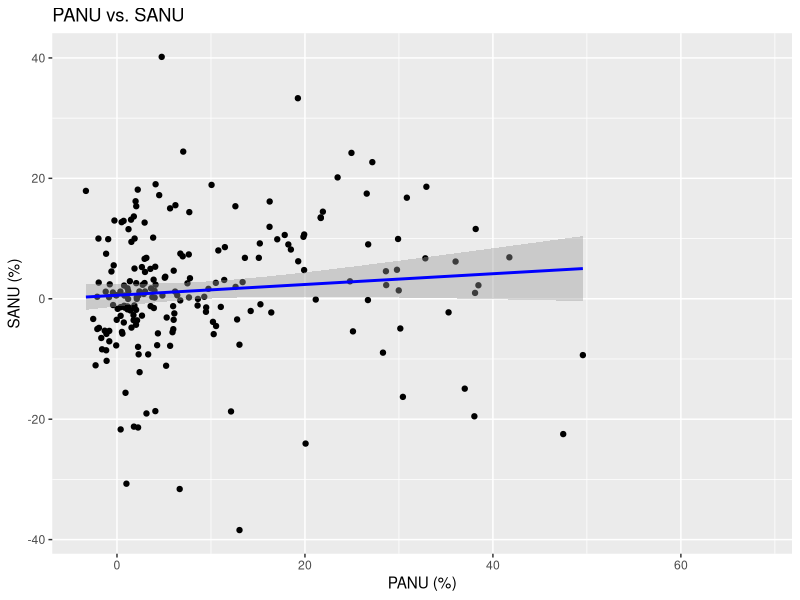
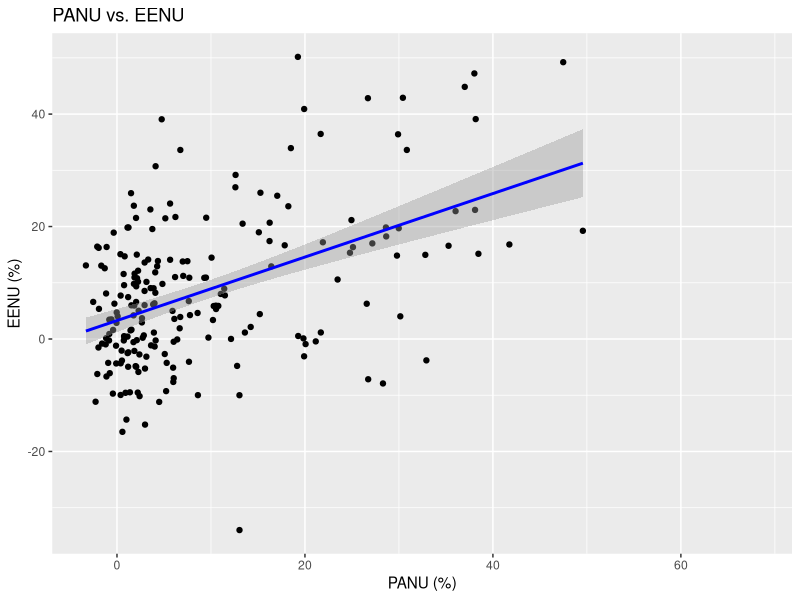
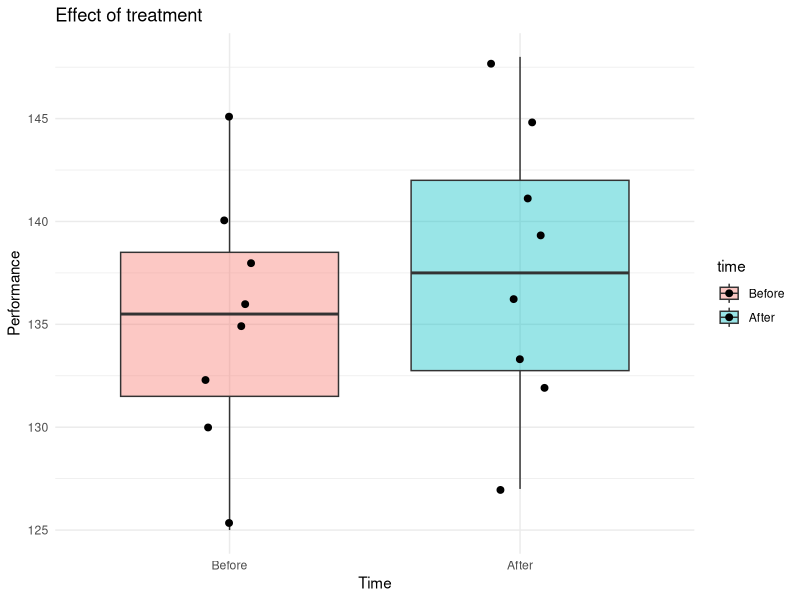
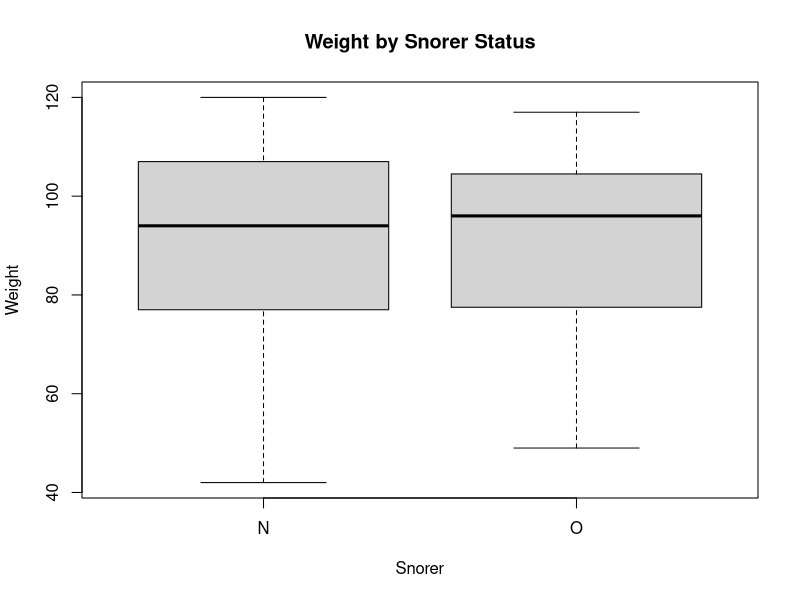
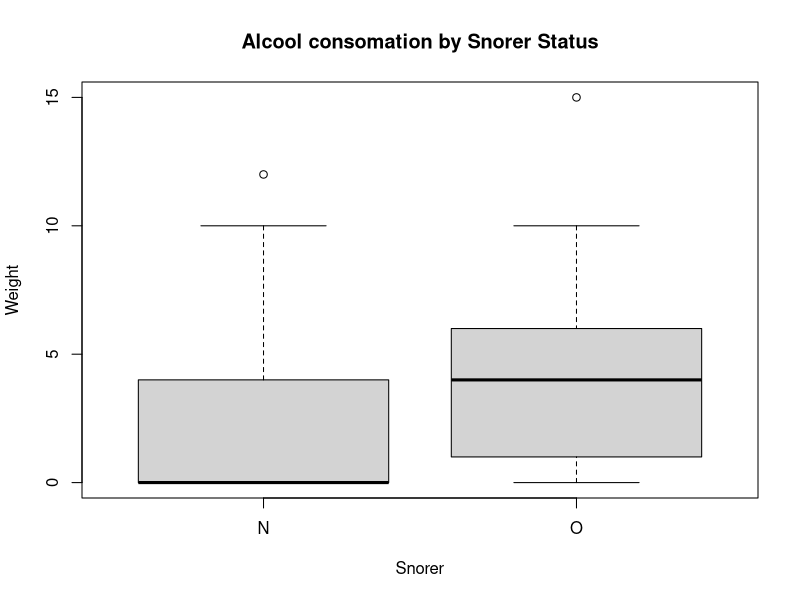
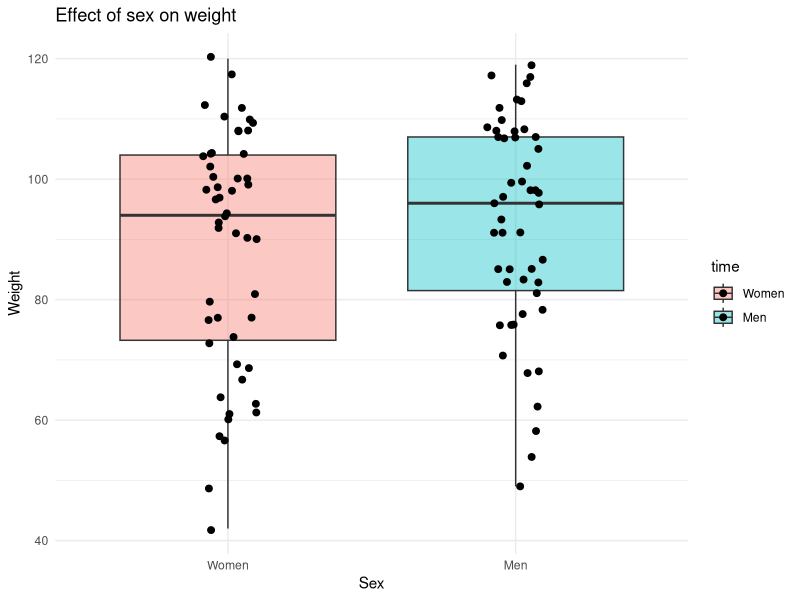

Source code (R) for these figures, in order:
## ---- chunk 1
nonuse <- read.csv("data/test_data/NonUse.csv", sep=",", header=TRUE)
head(nonuse)
summary(nonuse)
## ---- chunk 2
cor.test(nonuse$PANU, nonuse$SANU, method = "spearman")
## ---- chunk 3
cor.test(nonuse$PANU, nonuse$EENU, method = "spearman")
## ---- chunk 4
library(ggplot2)
ggplot(nonuse, aes(x=PANU, y=SANU)) +
  geom_point() +
  geom_smooth(method='lm', formula= y~x, color='blue', se=T) +
  # xlim(-10, 60) +
  # ylim(-50, 50) +
  
labs(title="PANU vs. SANU", x="PANU (%)", y="SANU (%)")
## ---- chunk 5

ggplot(nonuse, aes(x=PANU, y=EENU)) +
  geom_point() +
  geom_smooth(method='lm', formula= y~x, color='blue', se=T) +
  # xlim(-10, 60) +
  # ylim(-50, 50) +
  
labs(title="PANU vs. EENU", x="PANU (%)", y="EENU (%)")
## ---- chunk 6
lm_sanu <- lm(SANU ~ PANU, data=nonuse)
summary(lm_sanu)
coef(lm_sanu)
slope_1 <- coef(lm_sanu)[2]
intercept_1 <- coef(lm_sanu)[1] #?
cat("Regression equation: SANU=", slope_1, "PANU +", intercept_1, "\n")
## ---- chunk 7
lm_eenu <- lm(EENU ~ PANU, data=nonuse)
summary(lm_eenu)
coef(lm_eenu)
slope_2 <- coef(lm_eenu)[2]
intercept_2 <- coef(lm_eenu)[1] 
cat("Regression equation: EENU=", slope_2, "PANU +", intercept_2, "\n")
## ---- chunk 8
a <- 1 / slope_1
b <- -intercept_1 / slope_1

cat("Regression equation : PANU =", a, "* SANU +", b, "\n")

# PANU = a*EENU + b
a <- 1 / slope_2
b <- -intercept_2 / slope_2

cat("Regression equation : PANU =", a, "* EENU +", b, "\n")
## ---- chunk 9
prepost <- read.csv("data/test_data/PrePost.csv", sep=",", header=TRUE)
head(prepost)
summary(prepost)
## ---- chunk 10
before = prepost$perf[prepost$time=="Before"]
after = prepost$perf[prepost$time=="After"]

diff <- after - before
shapiro.test(diff)
## ---- chunk 11
resultat <- t.test(before, after, paired = TRUE)

resultat
## ---- chunk 12
df_plot <- data.frame(
  value = c(before, after),
  time  = factor(rep(c("Before", "After"), each = length(before)),
                 levels = c("Before", "After"))
)

library(ggplot2)
ggplot(df_plot, aes(x = time, y = value, fill = time)) +
  geom_boxplot(alpha = 0.4) +
  geom_jitter(width = 0.1, size = 2) +
  labs(title = "Effect of treatment",
       x = "Time", y = "Performance") +
  theme_minimal()
## ---- chunk 13
data_s <- read.table("data/test_data/snore.txt", header = TRUE)
head(data_s)
summary(data_s)
## ---- chunk 14
weight = data_s$weight
shapiro.test(weight)
## ---- chunk 15
boxplot(weight ~ snore, data = data_s,
        main = "Weight by Snorer Status",
        xlab = "Snorer", ylab = "Weight")

wilcox.test(weight ~ snore, data = data_s)
## ---- chunk 16
alcool = data_s$alcool
shapiro.test(alcool)
## ---- chunk 17
boxplot(alcool ~ snore, data = data_s,
        main = "Alcool consomation by Snorer Status",
        xlab = "Snorer", ylab = "Weight")

wilcox.test(alcool ~ snore, data = data_s)
## ---- chunk 18
men = data_s$weight[data_s$sex=="H"]
women = data_s$weight[data_s$sex=="F"]

diff_HF = women - men
shapiro.test(diff_HF)
## ---- chunk 19
resultat <- t.test(women, men, paired = FALSE)

resultat
## ---- chunk 20
w_plot <- data.frame(
  value = c(women, men),
  time  = factor(rep(c("Women", "Men"), each = length(women)),
                 levels = c("Women", "Men"))
)

library(ggplot2)
ggplot(w_plot, aes(x = time, y = value, fill = time)) +
  geom_boxplot(alpha = 0.4) +
  geom_jitter(width = 0.1, size = 2) +
  labs(title = "Effect of sex on weight",
       x = "Sex", y = "Weight") +
  theme_minimal()
